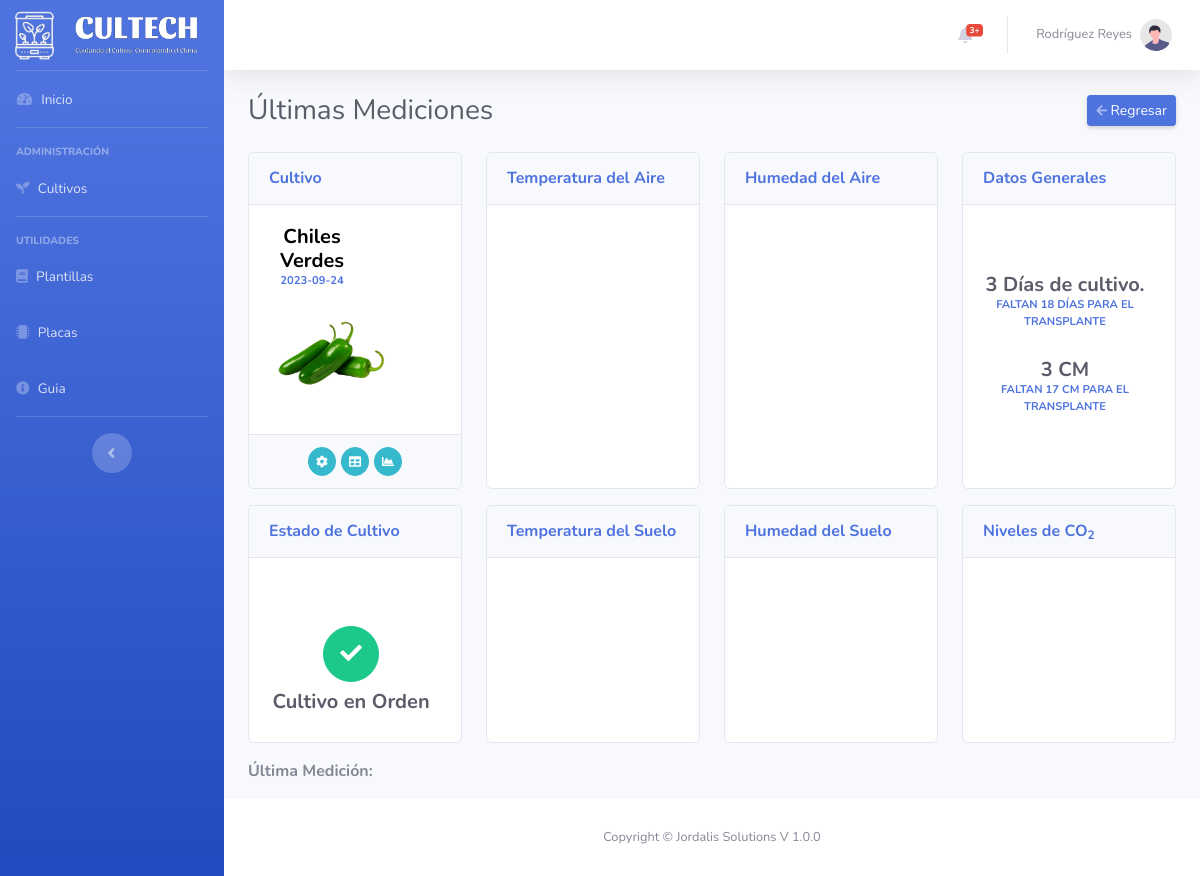
Screenshot of /Cultivos/Monitoreo?id=1 (signed in) with the database file from the repository.
### tables this page shows
CREATE TABLE `cultivos` (
  `id` int(10) NOT NULL,
  `id_usuario` int(10) NOT NULL,
  `id_placa` int(10) NOT NULL,
  `nombre` varchar(50) NOT NULL,
  `fecha` date NOT NULL DEFAULT current_timestamp(),
  `estado` int(1) NOT NULL DEFAULT 0,
  `alerta` int(1) NOT NULL DEFAULT 0
);

CREATE TABLE `configuracion` (
  `id` int(10) NOT NULL,
  `id_cultivo` int(10) NOT NULL,
  `tem_max` decimal(10,2) NOT NULL,
  `tem_min` decimal(10,2) NOT NULL,
  `humedad_max` decimal(10,2) NOT NULL,
  `humedad_min` decimal(10,2) NOT NULL,
  `stem_max` decimal(10,2) NOT NULL,
  `stem_min` decimal(10,2) NOT NULL,
  `shumedad_max` decimal(10,2) NOT NULL,
  `shumedad_min` decimal(10,2) NOT NULL,
  `co2_max` decimal(10,2) NOT NULL,
  `luz` decimal(10,2) NOT NULL,
  `altura` decimal(10,2) NOT NULL,
  `dias` int(11) NOT NULL,
  `foto` varchar(50) NOT NULL
);

### Libraries/Core/Views.php (called while the page is built)
<?php
class Views{
    function getView($controller, $view, $alert="", $data1 = "", $data2 = "", $data3 = "", $data4 = "", $data5 = "")
    {
        $controller = get_class($controller);
        if ($controller == "") {
            $view = "Views/".$view.".php";
        }else{
            $view = "Views/" . $controller . "/" . $view . ".php";
        }
        require_once($view);
    }
}
?>

### index.php (called while the page is built, shortened)
<?php
require_once("Helpers/Helpers.php");
require_once("Libraries/Core/Load.php");
?>

### Helpers/Helpers.php (called while the page is built, shortened)
<?php
function base_url()
{
    return BASE_URL;
}
?>

### Libraries/Core/Mysql.php (called while the page is built, shortened)
<?php
class Mysql extends Conexion{
    private $conexion;
    function __construct()
    {
        $this->conexion = new Conexion();
        $this->conexion = $this->conexion->conect();
    }
    public function select(string $query){
        $this->strquery = $query;
        $result = $this->conexion->prepare($this->strquery);
        $result->execute();
        $data = $result->fetch(PDO::FETCH_ASSOC);
        return $data;
    }
}
?>

### Libraries/Core/Conexion.php (called while the page is built)
<?php
class Conexion{
    private $conect;
    public function __construct()
    {
      $conexion = "mysql:host=".HOST.";dbname=".BD.";.CHARSET.";
      try {
          $this->conect = new PDO($conexion, DB_USER, PASS);
          $this->conect->setAttribute(PDO::ATTR_ERRMODE, PDO::ERRMODE_EXCEPTION);
      } catch (PDOException $e) {
          $this->conect = "Error en la conexion";
          echo "Error: " . $e->getMessage();
      }
    }
    public function conect()
    {
        return $this->conect;
    }
}
?>

### Models/CultivosModel.php (called while the page is built, shortened)
<?php
    class CultivosModel extends Mysql{
        public function datoscultivo(int $id)
        {
            $this->id = $id;
            $sql = "SELECT * FROM cultivos WHERE id = '{$this->id}'";
            $res = $this->select($sql);
            return $res;
        }
        public function datosconfiguracion(int $id)
        {
            $this->id = $id;
            $sql = "SELECT * FROM configuracion WHERE id_cultivo = '{$this->id}'";
            $res = $this->select($sql);
            return $res;
        }
    }
?>

### Views/Cultivos/Monitoreo.php (the view, shortened to what this page needs)
<?php
    $fechaHoy = new DateTime();
    $otraFecha = $data1['fecha'];
    $fechaOtra = new DateTime($otraFecha);
    $diferencia = $fechaHoy->diff($fechaOtra);
    $diasDiferencia = $diferencia->days;
?>
    <div class="container-fluid">
      <div class="d-sm-flex align-items-center justify-content-between mb-4">
          <h1 class="h3 mb-0 text-gray-800">Últimas Mediciones</h1>
          <div class="d-sm-inline-block">
              <a href="<?= base_url(); ?>Cultivos/Lista" class="btn btn-sm btn-primary shadow-sm"><i class="fas fa-arrow-left fa-sm text-white-50"></i> Regresar</a>
          </div>
      </div>
        <div class="row d-flex">
            <div class="col-lg-3">
                <div class="card position-relative h-100">
                    <div class="card-header py-3">
                        <h6 class="m-0 font-weight-bold text-primary">Cultivo</h6>
                    </div>
                    <div class="card-body text-center">
                      <div class="row no-gutters align-items-center">
                          <div class="col-6">
                              <div class="h5 mb-0 font-weight-bold" style="color: black;"><?= $data1['nombre']; ?></div>
                              <div class="text-xs font-weight-bold text-primary text-uppercase mb-1"><?= $data1['fecha'];?></div>
                          </div>
                          <div class="col-auto">
                              <img src="<?= base_url(); ?>Assets/img/cultivos/monitoreo/<?= $data2['foto']; ?>" height="120px">
                          </div>
                      </div>
                    </div>
                    <div class="card-footer text-center">
                      <a href="<?= base_url(); ?>Cultivos/Configuracion?id=<?= $_GET['id']; ?>" class="btn btn-info btn-circle btn-sm">
                          <i class="fas fa-cog"></i>
                      </a>
                      <a href="<?= base_url(); ?>Cultivos/Detalle?id=<?= $_GET['id']; ?>" class="btn btn-info btn-circle btn-sm">
                          <i class="fas fa-table"></i>
                      </a>
                      <a href="<?= base_url(); ?>Cultivos/Graficas?id=<?= $_GET['id']; ?>" class="btn btn-info btn-circle btn-sm">
                          <i class="fas fa-chart-area"></i>
                      </a>
                    </div>
                </div>
            </div>
            <div class="col-lg-3">
                <div class="card position-relative h-100">
                    <div class="card-header py-3">
                        <h6 class="m-0 font-weight-bold text-primary">Temperatura del Aire</h6>
                    </div>
                    <div class="card-body text-center">
                    </div>
                </div>
            </div>
            <div class="col-lg-3">
                <div class="card position-relative h-100"">
                    <div class="card-header py-3">
                        <h6 class="m-0 font-weight-bold text-primary">Humedad del Aire</h6>
                    </div>
                    <div class="card-body text-center">
                    </div>
                </div>
            </div>
            <div class="col-lg-3">
                <div class="card position-relative h-100">
                    <div class="card-header py-3">
                        <h6 class="m-0 font-weight-bold text-primary">Datos Generales</h6>
                    </div>
                    <div class="card-body text-center">
                        <div class="row no-gutters align-items-center">
                            <div class="col mr-2 my-5">
                                <div class="h5 mb-0 font-weight-bold text-gray-800"><?= $diasDiferencia;?> Días de cultivo.</div>
                                <div class="text-xs font-weight-bold text-primary text-uppercase mb-1">Faltan <?= $data2['dias']-$diasDiferencia;?> Días para el transplante</div>
                                <br>
                                <div class="h5 mb-0 font-weight-bold text-gray-800"><?= $diasDiferencia;?> CM</div>
                                <div class="text-xs font-weight-bold text-primary text-uppercase mb-1">Faltan <?= $data2['altura']-$diasDiferencia;?> CM para el transplante</div>
                            </div>
                        </div>
                    </div>
                </div>
            </div>
            <div class="col-lg-3 py-3">
                <div class="card position-relative h-100"">
                    <div class="card-header py-3">
                        <h6 class="m-0 font-weight-bold text-primary">Estado de Cultivo</h6>
                    </div>
                    <div class="card-body text-center">
                        <div class="row no-gutters align-items-center">
                            <div class="col mr-2 mt-5">
                                <?php if ($data1['alerta'] == 0) { ?>
                                    <a href="" class="btn btn-success btn-circle btn-lg">
                                        <i class="fas fa-check"></i>
                                    </a>
                                    <div class="h5 my-2 font-weight-bold text-gray-800">Cultivo en Orden</div>
                                <?php } ?>
                            </div>
                        </div>
                    </div>
                </div>
            </div>
            <div class="col-lg-3 py-3">
                <div class="card position-relative h-100"">
                    <div class="card-header py-3">
                        <h6 class="m-0 font-weight-bold text-primary">Temperatura del Suelo</h6>
                    </div>
                    <div class="card-body text-center">
                    </div>
                </div>
            </div>
            <div class="col-lg-3 py-3">
                <div class="card position-relative h-100"">
                    <div class="card-header py-3">
                        <h6 class="m-0 font-weight-bold text-primary">Humedad del Suelo</h6>
                    </div>
                    <div class="card-body text-center">
                    </div>
                </div>
            </div>
            <div class="col-lg-3 py-3">
                <div class="card position-relative h-100"">
                    <div class="card-header py-3">
                        <h6 class="m-0 font-weight-bold text-primary">Niveles de CO<sub>2</sub></h6>
                    </div>
                    <div class="card-body text-center">
                    </div>
                </div>
            </div>
        </div>
        <p><strong>Última Medición: </strong></p>
    </div>

### rows the page displays
cultivos: nombre "Chiles Verdes", fecha "2023-09-24"
configuracion: foto (picture), $data2['dias']-$diasDiferencia "18", $data2['altura']-$diasDiferencia "17"

### other values shown
$_SESSION['apellido'] "Rodríguez Reyes"
